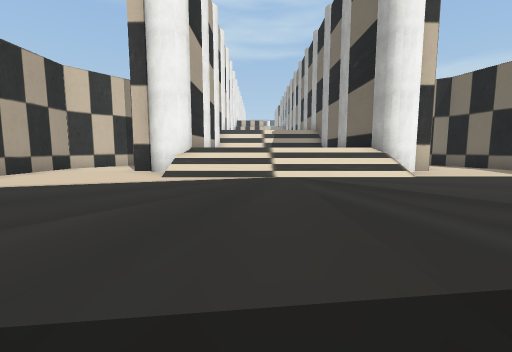
View 1 (above)

16 first-person views from a walk through a 3-D level made in the Unity game engine. The camera is 1.2 m above the floor, tilts 6° down and sees 90° across. The floor is counted in squares, 2 m on a side. Each view is taken from the middle of a square. On the plan, view 1 faces up. The plan holds only what a view shows up to about 9 squares ahead; the rest is blank. The place goes on beyond the plan. The player is left out. Some surface patterns are stand-ins.

View 2
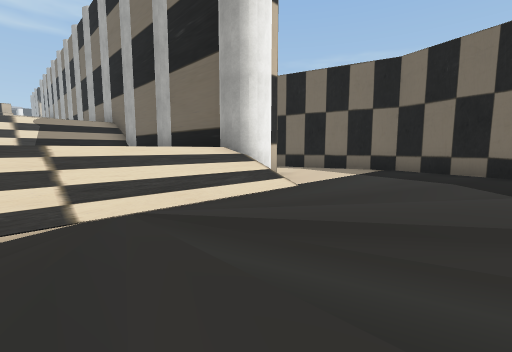

View 3
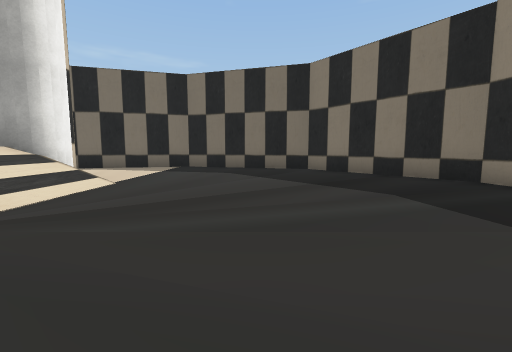

View 4
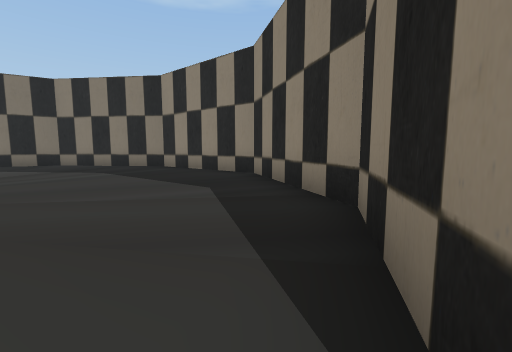

View 5
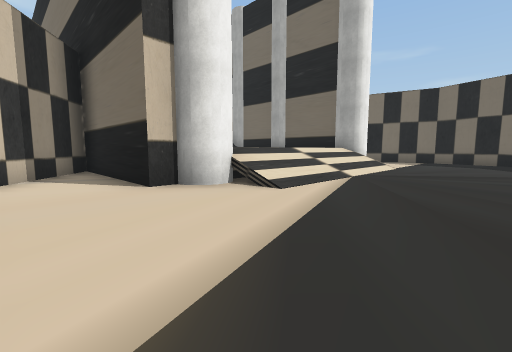

View 6
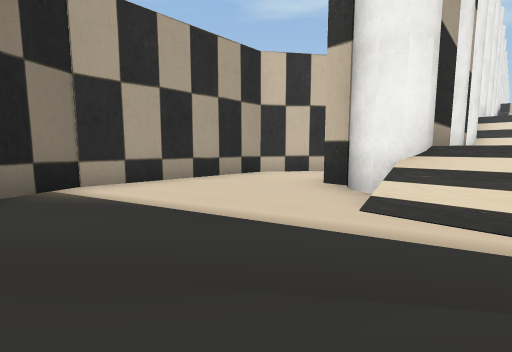

View 7
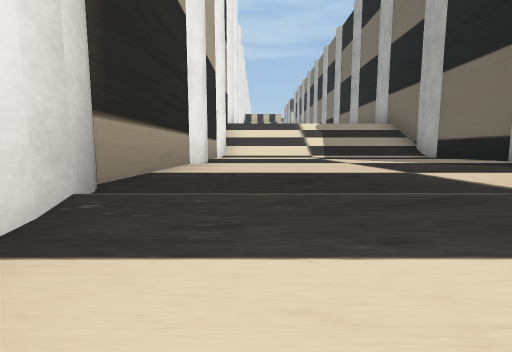

View 8
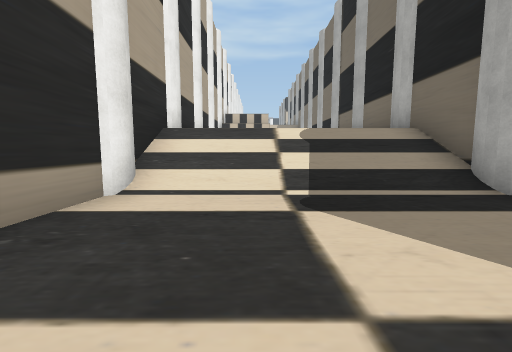

View 9
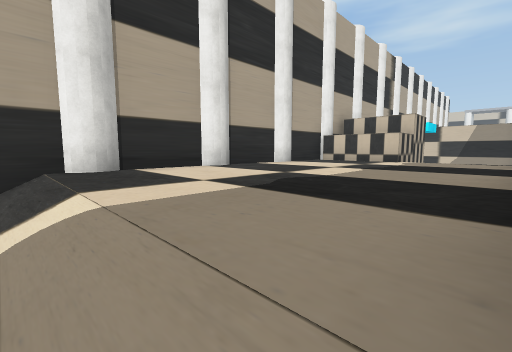

View 10
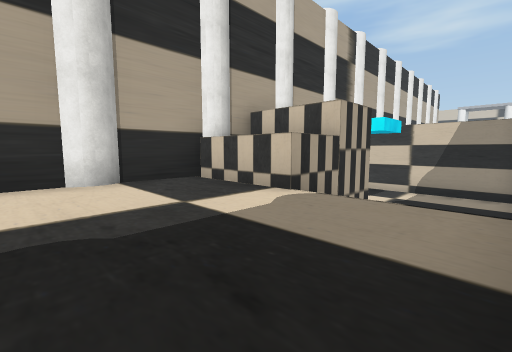

View 11
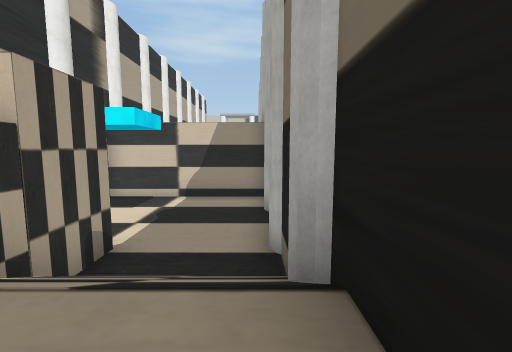

View 12
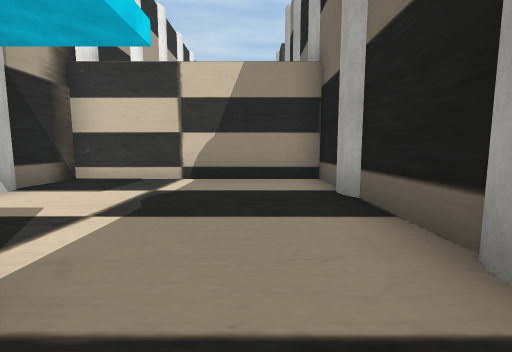

View 13
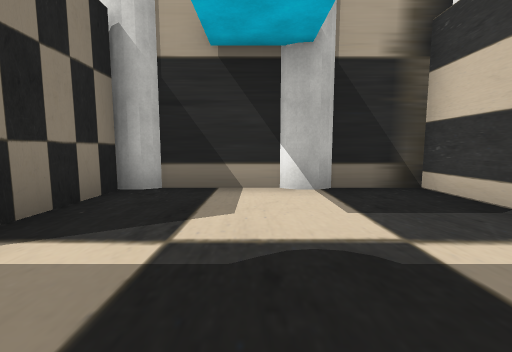

View 14
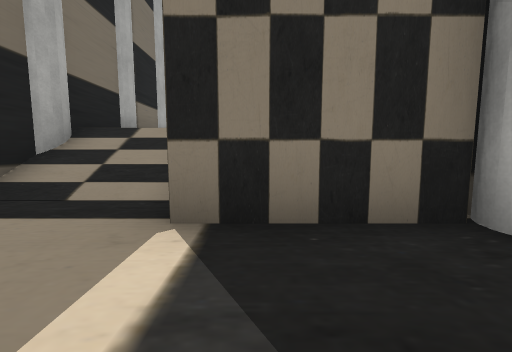

View 15
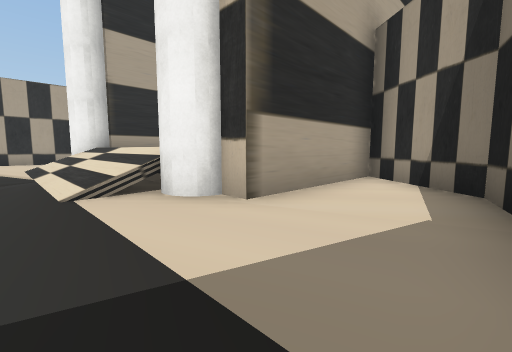

View 16
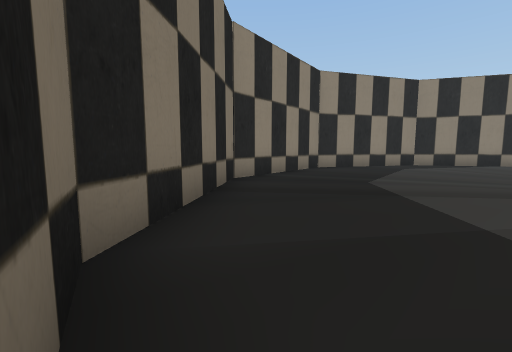

### Floor plan
Key: @ floor where view 1 was taken; # wall or solid block; . main floor; : floor 1.25 m higher than the main floor; + floor 3.25 m higher than the main floor; / step, stairs or slope.
Columns run from 6 left of view 1 to 8 right of it. Each row starts with its distance up from view 1.
 30     #######
 29     #:::::#
 28     #:::::#
 27     #:::::#
 26     #:::::#
 25     ###:::#
 24       #///#
 23       #///#
 22     ###///#
 21     #+++++#
 20     #+++++#
 19     #+++++#
 18     #+++++#
 17     #+++++#
 16     #+++++#
 15     #+++++#
 14     #/////#
 13     #/////#
 12     #:::::#
 11  ####:::::###
 10  #.##:::::#.##
  9 ##.##:::: #..#
  8 #..##:::  #..##
  7 #..##/////#...#
  6 #...//////....#
  5 #.............#
  4 #.............#
  3 #.............#
  2 ##...........##
  1  #..........##
  0  ###..@....##
 -1    ##....###
 -2     ######

Positions as (right, up) in squares from view 1, and headings:
1: (0, 0), facing up
2: (0, 3), facing up-right
3: (-1, 3), facing right
4: (-5, 3), facing down-right
5: (-5, 3), facing up-right
6: (-1, 3), facing up-left
7: (-1, 6), facing up
8: (0, 9), facing up
9: (3, 14), facing up-left
10: (3, 19), facing up-left
11: (3, 21), facing up
12: (2, 24), facing up
13: (2, 27), facing left
14: (0, 27), facing down
15: (7, 5), facing up-left
16: (7, 3), facing down-left
